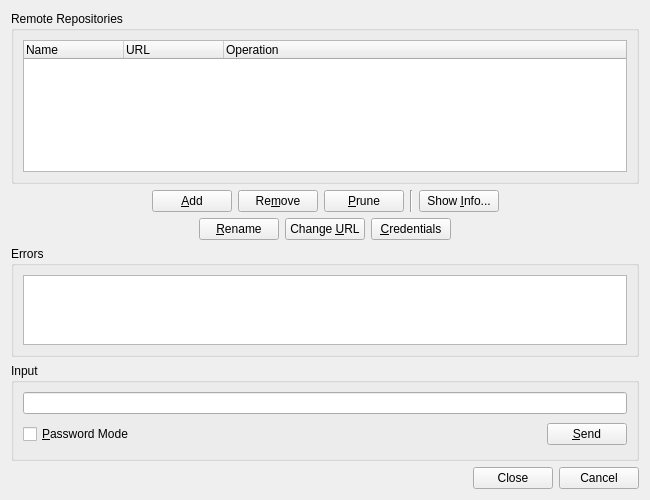
<?xml version="1.0" encoding="UTF-8"?>
<ui version="4.0">
 <class>GitRemoteRepositoriesDialog</class>
 <widget class="QWidget" name="GitRemoteRepositoriesDialog">
  <property name="geometry">
   <rect>
    <x>0</x>
    <y>0</y>
    <width>650</width>
    <height>500</height>
   </rect>
  </property>
  <property name="windowTitle">
   <string>Git Remote Repositories</string>
  </property>
  <property name="whatsThis">
   <string>&lt;b&gt;Git Remote Repositories&lt;/b&gt;
&lt;p&gt;This dialog shows the available remote repositories.&lt;/p&gt;</string>
  </property>
  <layout class="QVBoxLayout" name="verticalLayout_2">
   <item>
    <widget class="QGroupBox" name="groupBox">
     <property name="sizePolicy">
      <sizepolicy hsizetype="Preferred" vsizetype="Preferred">
       <horstretch>0</horstretch>
       <verstretch>3</verstretch>
      </sizepolicy>
     </property>
     <property name="title">
      <string>Remote Repositories</string>
     </property>
     <layout class="QVBoxLayout" name="verticalLayout">
      <item>
       <widget class="QTreeWidget" name="repolist">
        <property name="alternatingRowColors">
         <bool>true</bool>
        </property>
        <property name="rootIsDecorated">
         <bool>false</bool>
        </property>
        <property name="itemsExpandable">
         <bool>false</bool>
        </property>
        <column>
         <property name="text">
          <string>Name</string>
         </property>
        </column>
        <column>
         <property name="text">
          <string>URL</string>
         </property>
        </column>
        <column>
         <property name="text">
          <string>Operation</string>
         </property>
        </column>
       </widget>
      </item>
     </layout>
    </widget>
   </item>
   <item>
    <layout class="QHBoxLayout" name="horizontalLayout">
     <item>
      <spacer name="horizontalSpacer">
       <property name="orientation">
        <enum>Qt::Horizontal</enum>
       </property>
       <property name="sizeHint" stdset="0">
        <size>
         <width>40</width>
         <height>20</height>
        </size>
       </property>
      </spacer>
     </item>
     <item>
      <widget class="QPushButton" name="addButton">
       <property name="toolTip">
        <string>Press to add a remote repository</string>
       </property>
       <property name="text">
        <string>&amp;Add</string>
       </property>
      </widget>
     </item>
     <item>
      <widget class="QPushButton" name="removeButton">
       <property name="toolTip">
        <string>Press to remove the selected repository</string>
       </property>
       <property name="text">
        <string>Re&amp;move</string>
       </property>
      </widget>
     </item>
     <item>
      <widget class="QPushButton" name="pruneButton">
       <property name="toolTip">
        <string>Press to delete stale tracking branches under the selected repository </string>
       </property>
       <property name="text">
        <string>&amp;Prune</string>
       </property>
      </widget>
     </item>
     <item>
      <widget class="Line" name="line">
       <property name="orientation">
        <enum>Qt::Vertical</enum>
       </property>
      </widget>
     </item>
     <item>
      <widget class="QPushButton" name="showInfoButton">
       <property name="toolTip">
        <string>Press to show information about the selected repository</string>
       </property>
       <property name="text">
        <string>Show &amp;Info...</string>
       </property>
      </widget>
     </item>
     <item>
      <spacer name="horizontalSpacer_2">
       <property name="orientation">
        <enum>Qt::Horizontal</enum>
       </property>
       <property name="sizeHint" stdset="0">
        <size>
         <width>40</width>
         <height>20</height>
        </size>
       </property>
      </spacer>
     </item>
    </layout>
   </item>
   <item>
    <layout class="QHBoxLayout" name="horizontalLayout_2">
     <item>
      <spacer name="horizontalSpacer_3">
       <property name="orientation">
        <enum>Qt::Horizontal</enum>
       </property>
       <property name="sizeHint" stdset="0">
        <size>
         <width>40</width>
         <height>20</height>
        </size>
       </property>
      </spacer>
     </item>
     <item>
      <widget class="QPushButton" name="renameButton">
       <property name="toolTip">
        <string>Press to rename the selected repository</string>
       </property>
       <property name="text">
        <string>&amp;Rename</string>
       </property>
      </widget>
     </item>
     <item>
      <widget class="QPushButton" name="changeUrlButton">
       <property name="toolTip">
        <string>Press to change the URL of the selected repository</string>
       </property>
       <property name="text">
        <string>Change &amp;URL</string>
       </property>
      </widget>
     </item>
     <item>
      <widget class="QPushButton" name="credentialsButton">
       <property name="toolTip">
        <string>Press to set or change the user credentials of the selected repository</string>
       </property>
       <property name="text">
        <string>&amp;Credentials</string>
       </property>
      </widget>
     </item>
     <item>
      <spacer name="horizontalSpacer_4">
       <property name="orientation">
        <enum>Qt::Horizontal</enum>
       </property>
       <property name="sizeHint" stdset="0">
        <size>
         <width>40</width>
         <height>20</height>
        </size>
       </property>
      </spacer>
     </item>
    </layout>
   </item>
   <item>
    <widget class="QGroupBox" name="errorGroup">
     <property name="sizePolicy">
      <sizepolicy hsizetype="Preferred" vsizetype="Expanding">
       <horstretch>0</horstretch>
       <verstretch>1</verstretch>
      </sizepolicy>
     </property>
     <property name="title">
      <string>Errors</string>
     </property>
     <layout class="QVBoxLayout">
      <item>
       <widget class="QTextEdit" name="errors">
        <property name="whatsThis">
         <string>&lt;b&gt;Git log errors&lt;/b&gt;&lt;p&gt;This shows possible error messages of the git log command.&lt;/p&gt;</string>
        </property>
        <property name="readOnly">
         <bool>true</bool>
        </property>
        <property name="acceptRichText">
         <bool>false</bool>
        </property>
       </widget>
      </item>
     </layout>
    </widget>
   </item>
   <item>
    <widget class="QGroupBox" name="inputGroup">
     <property name="title">
      <string>Input</string>
     </property>
     <layout class="QGridLayout" name="_2">
      <item row="1" column="1">
       <spacer>
        <property name="orientation">
         <enum>Qt::Horizontal</enum>
        </property>
        <property name="sizeType">
         <enum>QSizePolicy::Expanding</enum>
        </property>
        <property name="sizeHint" stdset="0">
         <size>
          <width>327</width>
          <height>29</height>
         </size>
        </property>
       </spacer>
      </item>
      <item row="1" column="2">
       <widget class="QPushButton" name="sendButton">
        <property name="toolTip">
         <string>Press to send the input to the git process</string>
        </property>
        <property name="text">
         <string>&amp;Send</string>
        </property>
        <property name="shortcut">
         <string>Alt+S</string>
        </property>
       </widget>
      </item>
      <item row="0" column="0" colspan="3">
       <widget class="QLineEdit" name="input">
        <property name="toolTip">
         <string>Enter data to be sent to the git process</string>
        </property>
       </widget>
      </item>
      <item row="1" column="0">
       <widget class="QCheckBox" name="passwordCheckBox">
        <property name="toolTip">
         <string>Select to switch the input field to password mode</string>
        </property>
        <property name="text">
         <string>&amp;Password Mode</string>
        </property>
        <property name="shortcut">
         <string>Alt+P</string>
        </property>
       </widget>
      </item>
     </layout>
    </widget>
   </item>
   <item>
    <widget class="QDialogButtonBox" name="buttonBox">
     <property name="orientation">
      <enum>Qt::Horizontal</enum>
     </property>
     <property name="standardButtons">
      <set>QDialogButtonBox::Cancel|QDialogButtonBox::Close</set>
     </property>
    </widget>
   </item>
  </layout>
 </widget>
 <tabstops>
  <tabstop>repolist</tabstop>
  <tabstop>addButton</tabstop>
  <tabstop>removeButton</tabstop>
  <tabstop>pruneButton</tabstop>
  <tabstop>showInfoButton</tabstop>
  <tabstop>renameButton</tabstop>
  <tabstop>changeUrlButton</tabstop>
  <tabstop>credentialsButton</tabstop>
  <tabstop>errors</tabstop>
  <tabstop>input</tabstop>
  <tabstop>passwordCheckBox</tabstop>
  <tabstop>sendButton</tabstop>
 </tabstops>
 <resources/>
 <connections/>
</ui>
